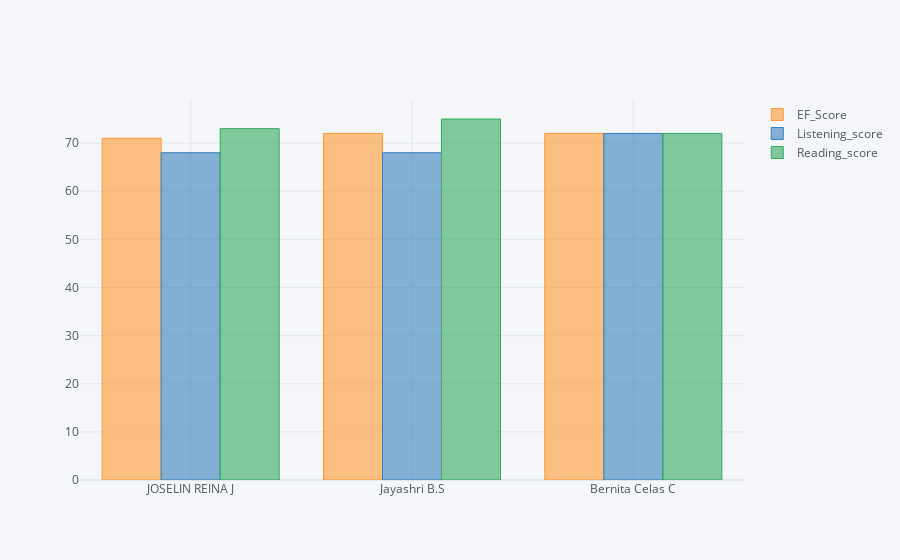

Write notebook code for a chart like this one.
### Code cell
fig = plt.figure(figsize=(10,8))
c2[['EF_Score',"Listening_score","Reading_score"]].iplot(kind='bar')
plt.tight_layout()

### Figure 1 — Plotly figure (JSON) as saved in the notebook; plotly's stock layout.template omitted (floating-point values rounded to 4 significant figures)
{"data": [{"marker": {"color": "rgba(255, 153, 51, 0.6)", "line": {"color": "rgba(255, 153, 51, 1.0)", "width": 1}}, "name": "EF_Score", "orientation": "v", "text": "", "type": "bar", "x": ["JOSELIN REINA J", "Jayashri B.S", "Bernita Celas C"], "y": [71, 72, 72]}, {"marker": {"color": "rgba(55, 128, 191, 0.6)", "line": {"color": "rgba(55, 128, 191, 1.0)", "width": 1}}, "name": "Listening_score", "orientation": "v", "text": "", "type": "bar", "x": ["JOSELIN REINA J", "Jayashri B.S", "Bernita Celas C"], "y": [68, 68, 72]}, {"marker": {"color": "rgba(50, 171, 96, 0.6)", "line": {"color": "rgba(50, 171, 96, 1.0)", "width": 1}}, "name": "Reading_score", "orientation": "v", "text": "", "type": "bar", "x": ["JOSELIN REINA J", "Jayashri B.S", "Bernita Celas C"], "y": [73, 75, 72]}], "layout": {"autosize": true, "legend": {"bgcolor": "#F5F6F9", "font": {"color": "#4D5663"}}, "paper_bgcolor": "#F5F6F9", "plot_bgcolor": "#F5F6F9", "title": {"font": {"color": "#4D5663"}}, "xaxis": {"autorange": true, "gridcolor": "#E1E5ED", "range": [-0.5, 2.5], "showgrid": true, "tickfont": {"color": "#4D5663"}, "title": {"font": {"color": "#4D5663"}, "text": ""}, "type": "category", "zerolinecolor": "#E1E5ED"}, "yaxis": {"autorange": true, "gridcolor": "#E1E5ED", "range": [0, 78.95], "showgrid": true, "tickfont": {"color": "#4D5663"}, "title": {"font": {"color": "#4D5663"}, "text": ""}, "type": "linear", "zerolinecolor": "#E1E5ED"}}}
